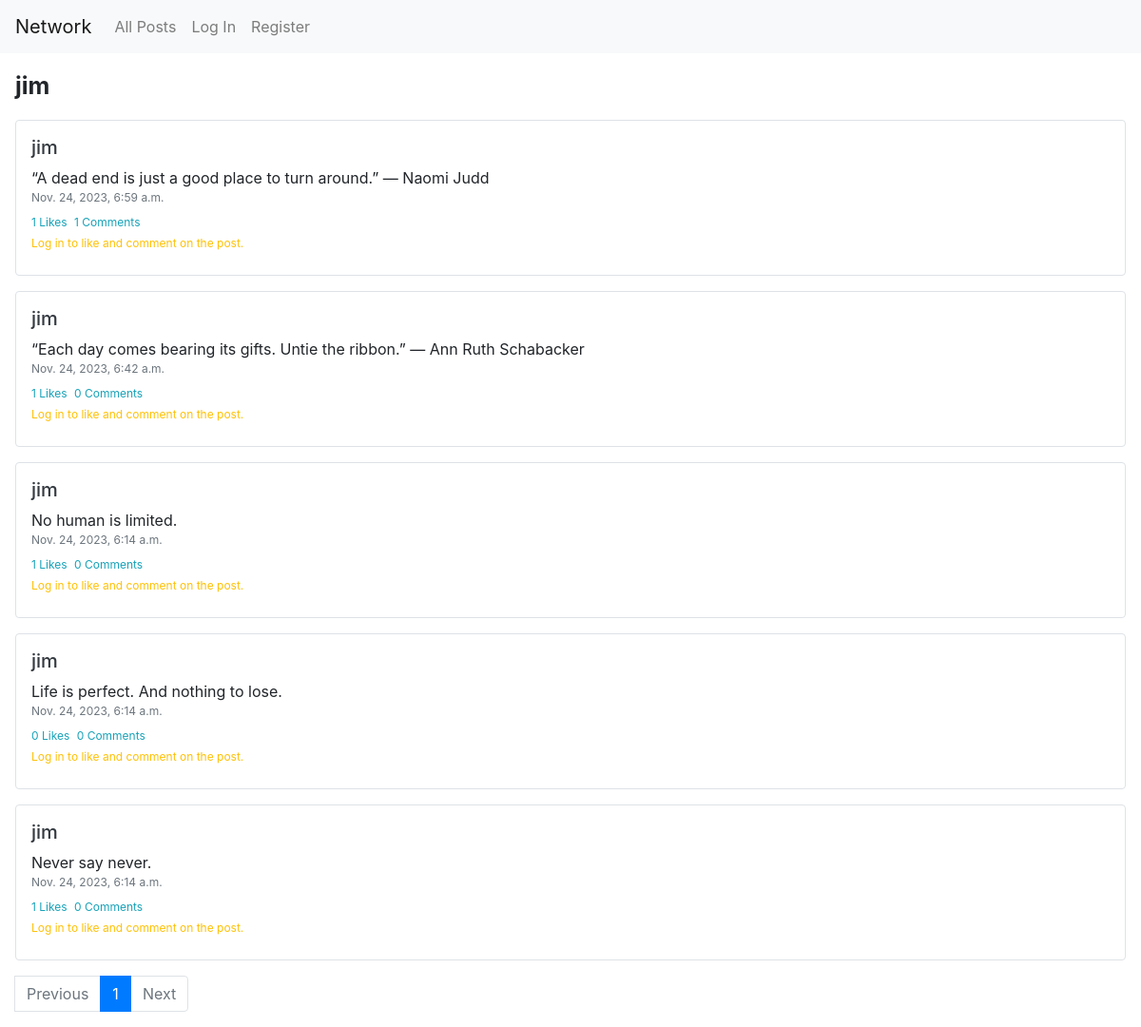
Screenshot of /profile/jim with the database file from the repository.
### network/models.py (models this page shows)
class User(AbstractUser):
    pass

class Post(models.Model):
    user = models.ForeignKey(User, on_delete=models.CASCADE, related_name="author")
    content = models.TextField()
    create_time = models.DateTimeField(auto_now_add=True)
    likes = models.IntegerField(default=0)
    comments = models.IntegerField(default=0)

### network/views.py (the view)
# urls.py: path("profile/<str:name>", views.profile, name="profile"),
def profile(request, name):
    user = get_object_or_404(User, username=name)
    if request.user.is_authenticated:
        try:
            is_follow = Follower.objects.get(follower=request.user, followed_user=user)
        except ObjectDoesNotExist:
            message = "Follow"
        else:
            message = "Followed"
        if user != request.user:
            can_follow = True
        else:
            can_follow = False
    else:
        can_follow = False
        message = ""
    filter_posts = Post.objects.filter(user=user).order_by("-create_time")
    posts = paginate_post(request, filter_posts)
    like_messages = generate_likes_list(request, posts)
    comments_list = generate_comments_list(posts)
    return render(request, "network/profile.html", {
        "user_name": user.username,
        "posts": posts,
        "can_follow": can_follow,
        "message": message,
        "likes": like_messages,
        "comments_list": comments_list
    })

### network/views.py (called while the page is built)
def paginate_post(request, filter_posts):
    posts_per_page = 10
    paginator = Paginator(filter_posts, posts_per_page)
    page_number = request.GET.get('page')
    try:
        posts = paginator.page(page_number)
    except PageNotAnInteger:
        posts = paginator.page(1)
    except EmptyPage:
        posts = paginator.page(paginator.num_pages)
    return posts

def generate_comments_list(posts):
    comments_list = []
    for post in posts:
        comments = Comment.objects.filter(post=post)
        post.comments = comments.count()
        post.save()
        comments_list.append(comments)
    return comments_list

### network/templates/network/profile.html (shortened to what this page needs)
{% extends "network/layout.html" %}
{% load static %}
{% block body %}
    <div class="mx-3 my-3">
        <div class="user-container">
            <div class="user-title">{{ user_name }}</div>
        </div>
        {% for post in posts %}
            <div class="border rounded px-3 py-3 mt-3">
                <h5><a href="{% url 'profile' post.user %}" class="text-dark">{{ post.user }}</a></h5>
                <div class="post-content" id='post-id{{ post.id }}-content'>{{ post.content }}</div>
                <div class="post-time text-secondary" id='post-id{{ post.id }}-time'>{{ post.create_time }}</div>
                <div class="post-datas mt-2 text-info">
                    <span id="post-id{{ post.id }}-count-likes">{{ post.likes }} Likes</span>
                    <span class="ml-1"><span id="post-id{{ post.id }}-count-comments">{{ post.comments }}</span> Comments</span>
                </div>
                {% if user.is_authenticated %}
                    <div class="btn-group btn-group-sm" role="group" aria-label="Small button group">
                        {% for like in likes %}
                            {% if forloop.counter0 == forloop.parentloop.counter0 %}
                                <button type="button" class="btn btn-outline-primary js-like-btn" data-post-id="{{ post.id|safe }}">{{ like }}</button>
                            {% endif %}
                        {% endfor %}
                        <button type="button" class="btn btn-outline-primary js-comment-btn" data-post-id="{{ post.id|safe }}">Comment</button>
                    </div>
                {% else %}
                    <div class="text-warning require-login-text mt-1">Log in to like and comment on the post.</div>
                {% endif %}
            </div>
        {% endfor %}
        <nav aria-label="..." class="mt-3">
            <ul class="pagination">
                <li class="page-item">
                    {% if posts.has_previous %}
                        <a class="page-link" href="?page={{ posts.previous_page_number }}">Previous</a>
                    {% else %}
                        <li class="page-item disabled">
                            <span class="page-link">Previous</span>
                        </li>
                    {% endif %}
                </li>
                {% for page_num in posts.paginator.page_range %}
                    {% if posts.number == page_num %}
                        <li class="page-item active" aria-current="page">
                                <span class="page-link">
                                    {{ page_num }}
                            </span>
                        </li>
                    {% else %}
                        <li class="page-item"><a class="page-link" href="?page={{ page_num }}">{{ page_num }}</a></li>
                    {% endif %}
                {% endfor %}
                <li class="page-item">
                    {% if posts.has_next %}
                        <a class="page-link" href="?page={{ posts.next_page_number }}">Next</a>
                    {% else %}
                        <li class="page-item disabled">
                            <span class="page-link">Next</span>
                        </li>
                    {% endif %}
                </li>
            </ul>
        </nav>
    </div>
{% endblock %}

### network/static/network/styles.css (style rules this page uses)
.post-content { font-size: 16px; }
.post-time { font-size: 12px; }
.post-datas { font-size: 12px; }
.user-container { display: flex; align-items: center; }
.user-title { font-size: 25px; font-weight: bold; }
.require-login-text { font-size: 12px; }

### rows the page displays
User: username "jim"
Post: user "jim", content "“A dead end is just a good place to turn around.” — Naomi Judd", create_time "Nov. 24, 2023, 6:59 a.m.", likes "1", comments "1"
Post: user "jim", content "“Each day comes bearing its gifts. Untie the ribbon.” — Ann Ruth Schabacker", create_time "Nov. 24, 2023, 6:42 a.m.", likes "1", comments "0"
Post: user "jim", content "No human is limited.", create_time "Nov. 24, 2023, 6:14 a.m.", likes "1", comments "0"
Post: user "jim", content "Life is perfect. And nothing to lose.", create_time "Nov. 24, 2023, 6:14 a.m.", likes "0", comments "0"
Post: user "jim", content "Never say never.", create_time "Nov. 24, 2023, 6:14 a.m.", likes "1", comments "0"

### other values shown
{{ page_num }} "1"
